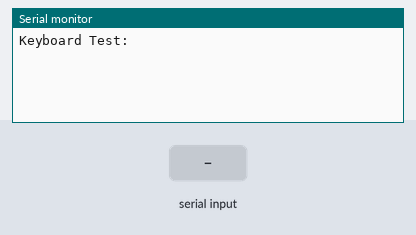
Simulated run of this sketch. Board: Arduino Uno, built with avr-gcc and run on an emulated ATmega328P. Parts: the last lines printed to the serial monitor. The test bench sets the inputs (shaded band).

Above: at 2.2 s.
2.3 s: "y@" received over Serial
At 3.3 s:
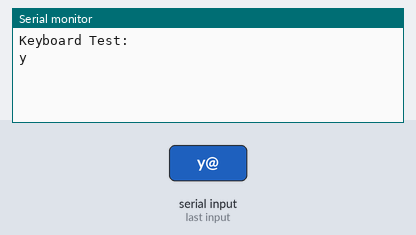
3.9 s: "1@" received over Serial
At 4.5 s:
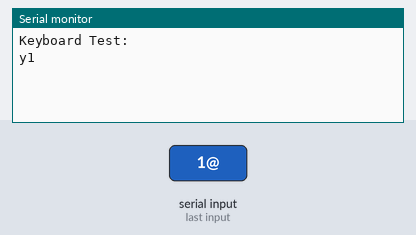

The sketch:

slot_key_transmit__4_.ino
```cpp
#include <SoftwareSerial.h>
#include <LiquidCrystal.h>
#include <Keypad.h>

LiquidCrystal lcd(4,5,6,7,8,9);

const byte ROWS = 4;
const byte COLS = 4;

char hexaKeys[ROWS][COLS] = {
  {'1','2','3','A'},
  {'4','5','6','B'},
  {'7','8','9','C'},
  {'*','0','#','D'}
};
byte rowPins[ROWS] = {11,12,A0,A1};
byte colPins[COLS] = {A2,A3,A4,A5};
SoftwareSerial GSerial(2,3);
Keypad customKeypad = Keypad( makeKeymap(hexaKeys), rowPins, colPins, ROWS, COLS);
char keycount=0;
char code[16];


void setup() {

  Serial.begin(9600);
  Serial.println("Keyboard Test:");
  GSerial.begin(400);
   delay(1000);

}
int count =0;
void loop()
{   String rec="";

   while(Serial.available()>0)
   {
    rec = Serial.readStringUntil('@');
    if(rec=="y")
    count=1;

    delay (100);
    if(count==1)
 { GSerial.print(rec);
  Serial.print(rec);
  delay (50);}
}
    }
```

Measured:
- after the input at 2.3 s, the serial monitor: prints a new line after 0.10 s (image 1)
- after the input at 3.9 s, the serial monitor: prints a new line after 0.10 s (image 2)
